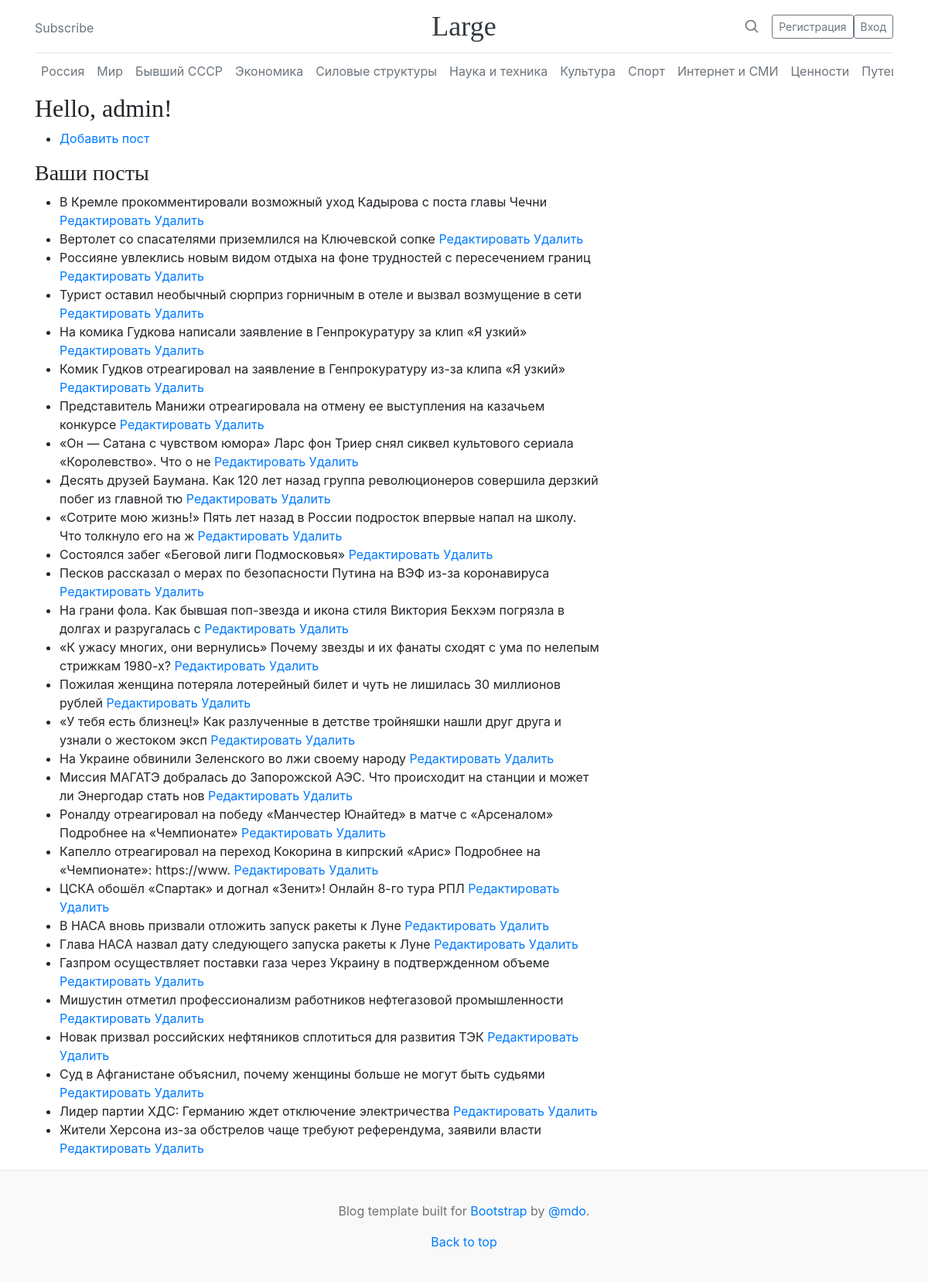
The page /users/profile/admin on the database its author committed.
### blog/models.py (models this page shows, shortened)
class User(models.Model):
    username = models.CharField(
        verbose_name='Имя пользователя',
        max_length=20,
        unique=True
    )
    first_name = models.CharField(
        verbose_name='Имя',
        max_length=20,
        blank=True
    )  # not required
    last_name = models.CharField(
        verbose_name='Фамилия',
        max_length=20,
        blank=True
    )  # not required
    email = models.EmailField(
        verbose_name='Email адрес',
        unique=True
    )
    registration_date = models.DateTimeField(
        verbose_name='Дата регистрации',
        default=timezone.now
    )
    class Meta:
        ordering = ['username']

class Post(models.Model):
    RUSSIA = '1'
    WORLD = '2'
    EX_USSR = '3'
    ECONOMY = '4'
    FORCE_STRUCTURES = '5'
    SCIENCE_AND_TECHNOLOGY = '6'
    CULTURE = '7'
    SPORT = '8'
    INTERNET_AND_MASS_MEDIA = '9'
    VALUES = '10'
    TRAVELS = '11'
    FROM_THE_LIFE = '12'
    CATEGORY = (
        (None, 'Выберите категорию'),
        (RUSSIA, 'Россия'),
        (WORLD, 'Мир'),
        (EX_USSR, 'Бывший СССР'),
        (ECONOMY, 'Экономика'),
        (FORCE_STRUCTURES, 'Силовые структуры'),
        (SCIENCE_AND_TECHNOLOGY, 'Наука и техника'),
        (CULTURE, 'Культура'),
        (SPORT, 'Спорт'),
        (INTERNET_AND_MASS_MEDIA, 'Интернет и СМИ'),
        (VALUES, 'Ценности'),
        (TRAVELS, 'Путешествия'),
        (FROM_THE_LIFE, 'Из жизни')
    )
    title = models.CharField(verbose_name='Название статьи', max_length=100)
    content = models.TextField(verbose_name='Содержание статьи')
    image = models.ImageField(
        verbose_name='Фото',
        upload_to='%Y/%m/%d/',
        blank=True
    )
    publication_date = models.DateTimeField(
        verbose_name='Дата публикации',
        default=timezone.now
    )
    owner = models.ForeignKey(User, on_delete=models.CASCADE, verbose_name='Автор')
    category = models.CharField(
        max_length=2,
        choices=CATEGORY
    )
    slug = models.SlugField(unique=True)
    class Meta:
        ordering = ['-publication_date']

### blog/views.py (the view)
# urls.py: path('users/profile/<str:username>', views.user_profile, name='user_profile')
def user_profile(request, username):
    user_posts = User.objects.get(username=username).post_set.all()
    return render(
        request,
        'blog/user_profile.html',
        {
            'username': username,
            'user_posts': user_posts
        }
    )

### blog/templates/blog/user_profile.html
{% extends "blog/base.html" %}
{% block content %}
<div class="row g-5">
    <div class="col-md-8">
        <h2>Hello, {{ username }}!</h2>
        <ul>
            <li><a href="{% url 'blog:post_add' %}">Добавить пост</a></li>
        </ul>
        <h3>Ваши посты</h3>
        <ul>
            {% for post in user_posts %}
            <li>
                {{ post.title }}
                <a href="{% url 'blog:post_edit' post.id %}">Редактировать</a>
                <a href="{% url 'blog:post_remove' post.id %}">Удалить</a>
            </li>
            {% endfor %}
        </ul>
    </div>
</div>
{% endblock content%}

### blog/static/blog/blog.css (style rules this page uses)
h1, h2, h3, h4, h5, h6 { font-family: "Playfair Display", Georgia, "Times New Roman", serif; }

### rows shown on the page
User: username "admin"
Post: title "В Кремле прокомментировали возможный уход Кадырова с поста главы Чечни"
Post: title "Вертолет со спасателями приземлился на Ключевской сопке"
Post: title "Россияне увлеклись новым видом отдыха на фоне трудностей с пересечением границ"
Post: title "Турист оставил необычный сюрприз горничным в отеле и вызвал возмущение в сети"
Post: title "На комика Гудкова написали заявление в Генпрокуратуру за клип «Я узкий»"
Post: title "Комик Гудков отреагировал на заявление в Генпрокуратуру из-за клипа «Я узкий»"
Post: title "Представитель Манижи отреагировала на отмену ее выступления на казачьем конкурсе"
Post: title "«Он — Сатана с чувством юмора» Ларс фон Триер снял сиквел культового сериала «Королевство». Что о не"
Post: title "Десять друзей Баумана. Как 120 лет назад группа революционеров совершила дерзкий побег из главной тю"
Post: title "«Сотрите мою жизнь!» Пять лет назад в России подросток впервые напал на школу. Что толкнуло его на ж"
Post: title "Состоялся забег «Беговой лиги Подмосковья»"
Post: title "Песков рассказал о мерах по безопасности Путина на ВЭФ из-за коронавируса"
Post: title "На грани фола. Как бывшая поп-звезда и икона стиля Виктория Бекхэм погрязла в долгах и разругалась с"
Post: title "«К ужасу многих, они вернулись» Почему звезды и их фанаты сходят с ума по нелепым стрижкам 1980-х?"
Post: title "Пожилая женщина потеряла лотерейный билет и чуть не лишилась 30 миллионов рублей"
Post: title "«У тебя есть близнец!» Как разлученные в детстве тройняшки нашли друг друга и узнали о жестоком эксп"
Post: title "На Украине обвинили Зеленского во лжи своему народу"
Post: title "Миссия МАГАТЭ добралась до Запорожской АЭС. Что происходит на станции и может ли Энергодар стать нов"
Post: title "Роналду отреагировал на победу «Манчестер Юнайтед» в матче с «Арсеналом» Подробнее на «Чемпионате»"
Post: title "Капелло отреагировал на переход Кокорина в кипрский «Арис» Подробнее на «Чемпионате»: https://www."
Post: title "ЦСКА обошёл «Спартак» и догнал «Зенит»! Онлайн 8-го тура РПЛ"
Post: title "В НАСА вновь призвали отложить запуск ракеты к Луне"
Post: title "Глава НАСА назвал дату следующего запуска ракеты к Луне"
Post: title "Газпром осуществляет поставки газа через Украину в подтвержденном объеме"
Post: title "Мишустин отметил профессионализм работников нефтегазовой промышленности"
Post: title "Новак призвал российских нефтяников сплотиться для развития ТЭК"
Post: title "Суд в Афганистане объяснил, почему женщины больше не могут быть судьями"
Post: title "Лидер партии ХДС: Германию ждет отключение электричества"
Post: title "Жители Херсона из-за обстрелов чаще требуют референдума, заявили власти"
